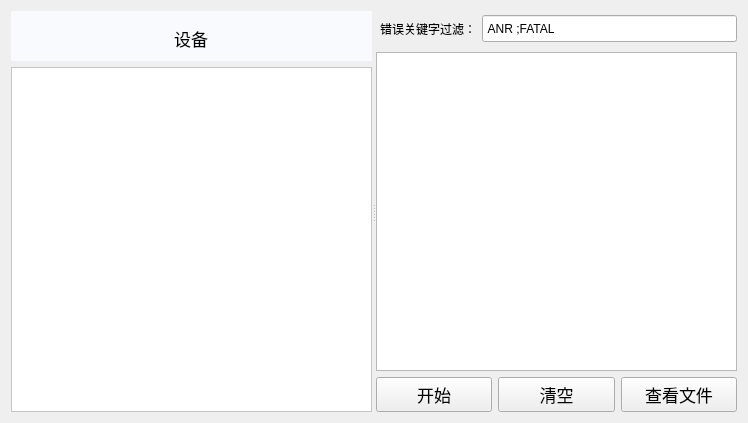
<?xml version="1.0" encoding="UTF-8"?>
<ui version="4.0">
 <class>GetLogcatWidget</class>
 <widget class="QWidget" name="GetLogcatWidget">
  <property name="geometry">
   <rect>
    <x>0</x>
    <y>0</y>
    <width>748</width>
    <height>423</height>
   </rect>
  </property>
  <property name="windowTitle">
   <string>Form</string>
  </property>
  <layout class="QGridLayout" name="gridLayout">
   <item row="0" column="0">
    <widget class="QSplitter" name="splitter">
     <property name="orientation">
      <enum>Qt::Horizontal</enum>
     </property>
     <widget class="QWidget" name="layoutWidget">
      <layout class="QVBoxLayout" name="verticalLayout_2">
       <item>
        <widget class="QWidget" name="widget_2" native="true">
         <property name="maximumSize">
          <size>
           <width>16777215</width>
           <height>50</height>
          </size>
         </property>
         <property name="styleSheet">
          <string notr="true">background-color:#f9fafd;</string>
         </property>
         <layout class="QGridLayout" name="gridLayout_2">
          <item row="0" column="0">
           <widget class="QPushButton" name="equipBtn">
            <property name="sizePolicy">
             <sizepolicy hsizetype="Expanding" vsizetype="Fixed">
              <horstretch>0</horstretch>
              <verstretch>0</verstretch>
             </sizepolicy>
            </property>
            <property name="minimumSize">
             <size>
              <width>200</width>
              <height>36</height>
             </size>
            </property>
            <property name="maximumSize">
             <size>
              <width>200</width>
              <height>36</height>
             </size>
            </property>
            <property name="font">
             <font>
              <family>微软雅黑</family>
              <pointsize>13</pointsize>
             </font>
            </property>
            <property name="styleSheet">
             <string notr="true">border:none;
border-color: rgb(252, 252, 252);
border-style: flat;</string>
            </property>
            <property name="text">
             <string>设备</string>
            </property>
            <property name="iconSize">
             <size>
              <width>258</width>
              <height>36</height>
             </size>
            </property>
           </widget>
          </item>
         </layout>
        </widget>
       </item>
       <item>
        <widget class="QListView" name="equipListView">
         <property name="sizePolicy">
          <sizepolicy hsizetype="Expanding" vsizetype="Expanding">
           <horstretch>0</horstretch>
           <verstretch>0</verstretch>
          </sizepolicy>
         </property>
         <property name="styleSheet">
          <string notr="true">background-color: rgb(255, 255, 255);</string>
         </property>
         <property name="editTriggers">
          <set>QAbstractItemView::EditKeyPressed</set>
         </property>
        </widget>
       </item>
      </layout>
     </widget>
     <widget class="QWidget" name="layoutWidget">
      <layout class="QVBoxLayout" name="verticalLayout">
       <item>
        <layout class="QHBoxLayout" name="horizontalLayout_2">
         <property name="spacing">
          <number>6</number>
         </property>
         <property name="leftMargin">
          <number>4</number>
         </property>
         <property name="topMargin">
          <number>4</number>
         </property>
         <property name="rightMargin">
          <number>0</number>
         </property>
         <property name="bottomMargin">
          <number>4</number>
         </property>
         <item>
          <widget class="QLabel" name="label">
           <property name="text">
            <string>错误关键字过滤：</string>
           </property>
          </widget>
         </item>
         <item>
          <widget class="QLineEdit" name="keyWordLineEdit">
           <property name="minimumSize">
            <size>
             <width>0</width>
             <height>27</height>
            </size>
           </property>
           <property name="maximumSize">
            <size>
             <width>16777215</width>
             <height>27</height>
            </size>
           </property>
           <property name="text">
            <string> ANR ;FATAL</string>
           </property>
          </widget>
         </item>
        </layout>
       </item>
       <item>
        <widget class="QTextEdit" name="textEdit"/>
       </item>
       <item>
        <layout class="QHBoxLayout" name="horizontalLayout">
         <item>
          <widget class="QPushButton" name="startBtn">
           <property name="sizePolicy">
            <sizepolicy hsizetype="Fixed" vsizetype="Fixed">
             <horstretch>0</horstretch>
             <verstretch>0</verstretch>
            </sizepolicy>
           </property>
           <property name="minimumSize">
            <size>
             <width>0</width>
             <height>35</height>
            </size>
           </property>
           <property name="maximumSize">
            <size>
             <width>140</width>
             <height>35</height>
            </size>
           </property>
           <property name="font">
            <font>
             <family>微软雅黑</family>
             <pointsize>13</pointsize>
            </font>
           </property>
           <property name="text">
            <string>开始</string>
           </property>
          </widget>
         </item>
         <item>
          <widget class="QPushButton" name="clearBtn">
           <property name="sizePolicy">
            <sizepolicy hsizetype="Fixed" vsizetype="Fixed">
             <horstretch>0</horstretch>
             <verstretch>0</verstretch>
            </sizepolicy>
           </property>
           <property name="minimumSize">
            <size>
             <width>0</width>
             <height>35</height>
            </size>
           </property>
           <property name="maximumSize">
            <size>
             <width>140</width>
             <height>35</height>
            </size>
           </property>
           <property name="font">
            <font>
             <family>微软雅黑</family>
             <pointsize>13</pointsize>
            </font>
           </property>
           <property name="text">
            <string>清空</string>
           </property>
          </widget>
         </item>
         <item>
          <widget class="QPushButton" name="checkLogBtn">
           <property name="sizePolicy">
            <sizepolicy hsizetype="Fixed" vsizetype="Fixed">
             <horstretch>0</horstretch>
             <verstretch>0</verstretch>
            </sizepolicy>
           </property>
           <property name="minimumSize">
            <size>
             <width>0</width>
             <height>35</height>
            </size>
           </property>
           <property name="maximumSize">
            <size>
             <width>140</width>
             <height>35</height>
            </size>
           </property>
           <property name="font">
            <font>
             <family>微软雅黑</family>
             <pointsize>13</pointsize>
            </font>
           </property>
           <property name="text">
            <string>查看文件</string>
           </property>
          </widget>
         </item>
        </layout>
       </item>
      </layout>
     </widget>
    </widget>
   </item>
  </layout>
 </widget>
 <resources/>
 <connections/>
</ui>
